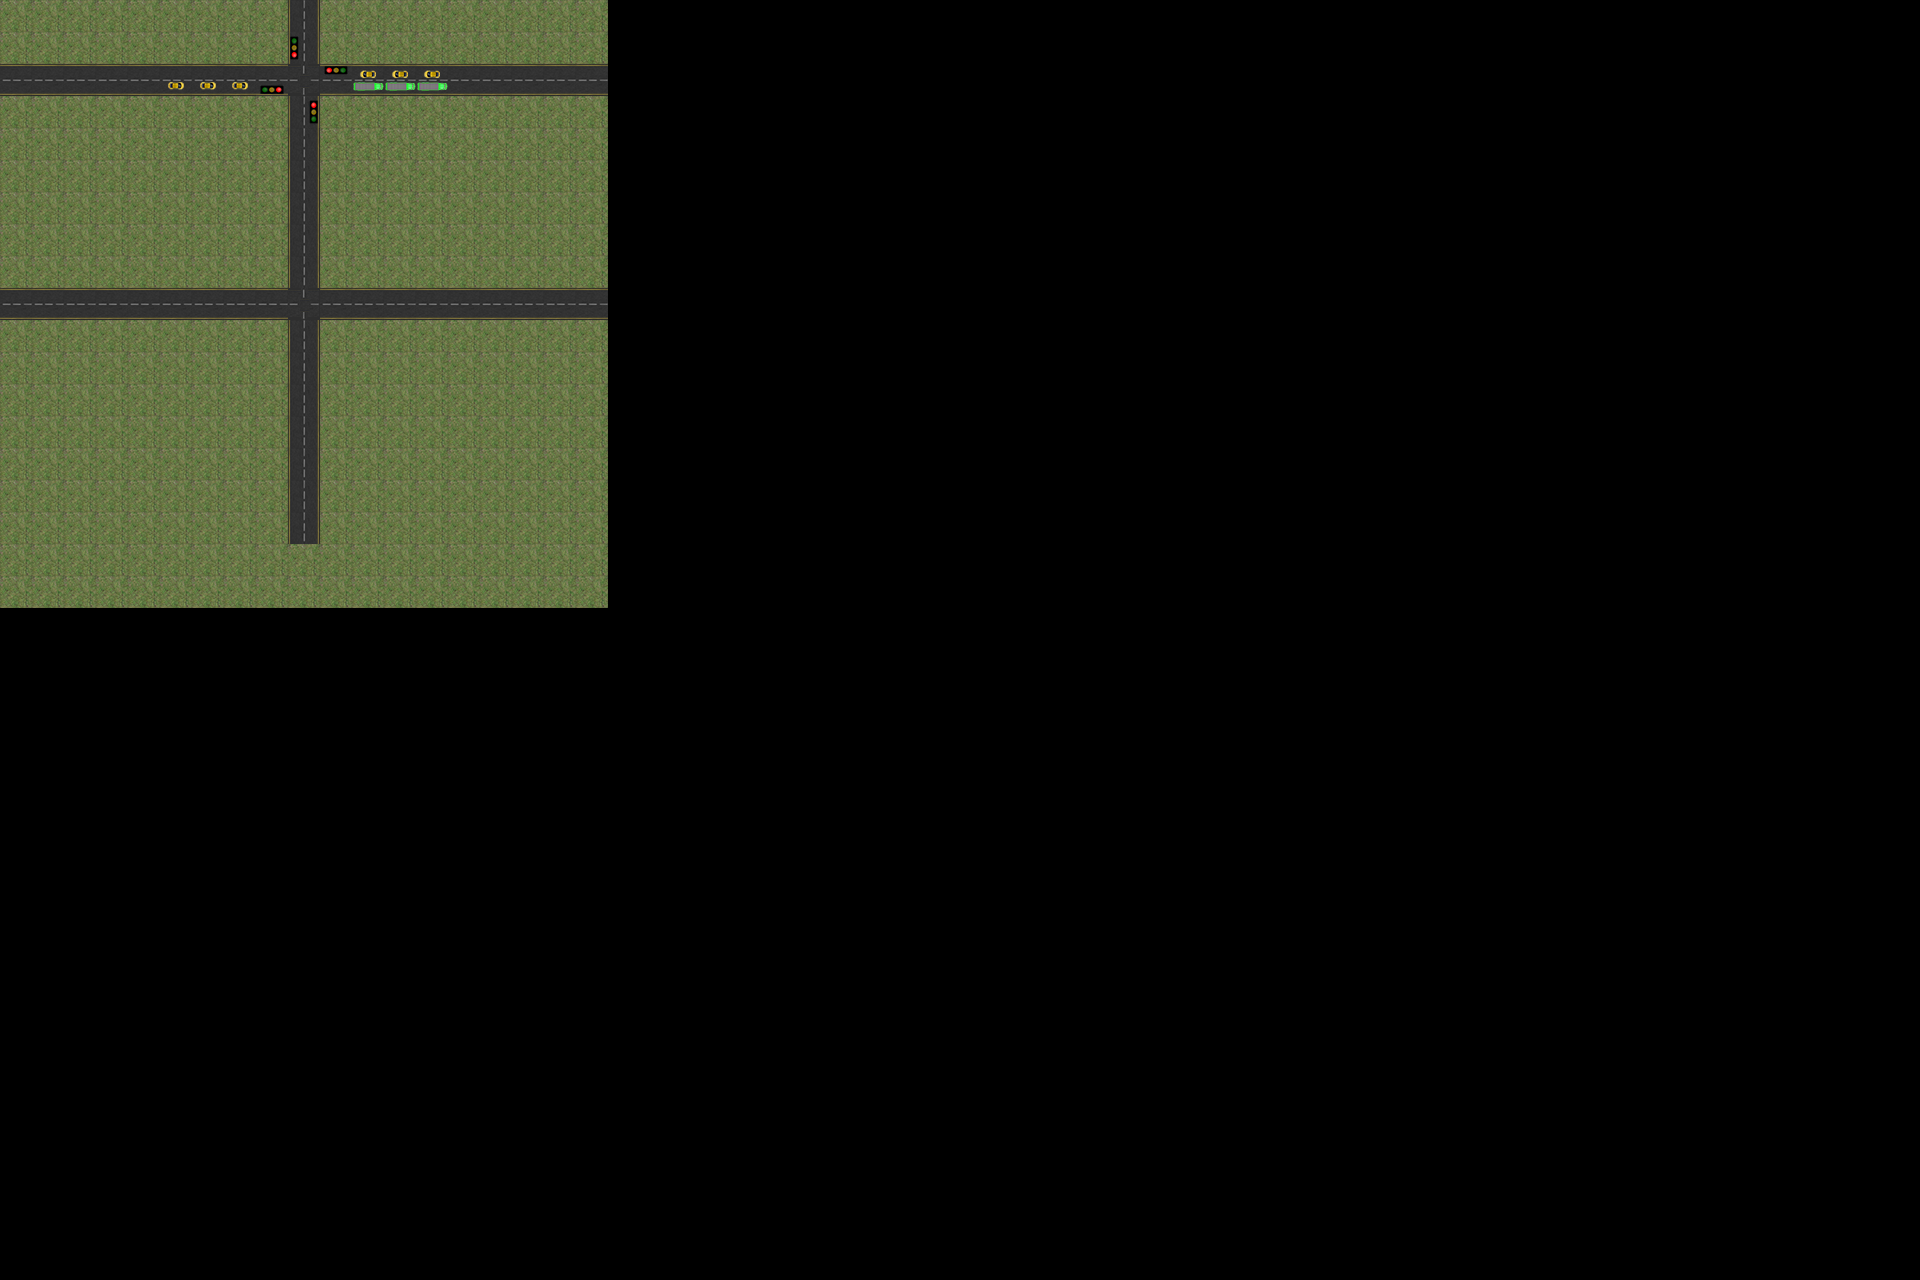

Tiled map render using the project's own tile images. Description and the map definition, with tile-layer contents summarised, below:
An orthogonal 60x40 tile map with 32x32 px tiles, 3 tile layers (Kachelebene 1, Kachelebene 2, Kachelebene 3).

<map version="1.0" orientation="orthogonal" renderorder="right-down" width="60" height="40" tilewidth="32" tileheight="32" nextobjectid="1">
 <tileset firstgid="1" name="New2Tiles32x32" tilewidth="32" tileheight="32" tilecount="36" columns="9">
  <image source="New2Tiles32x32.png" width="288" height="128" />
 </tileset>
 <layer name="Kachelebene 1" width="60" height="40">
  <data>[2400 cells, 361 non-empty, 8 distinct tile ids]</data>
 </layer>
 <layer name="Kachelebene 2" width="60" height="40">
  <data>[2400 cells, 6 non-empty, 2 distinct tile ids]</data>
 </layer>
 <layer name="Kachelebene 3" width="60" height="40">
  <data>[2400 cells, 3 non-empty, 1 distinct tile ids]</data>
 </layer>
</map>
